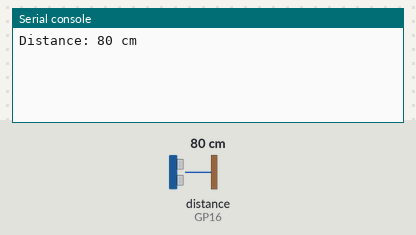
Simulated run of this program. Board: Raspberry Pi Pico running MicroPython. Parts: the last lines printed to the serial console. The inputs (shaded band) are chosen by the test bench; at power-on: distance to the obstacle (sensor on GP16) 80 cm. The echo pulse lasts 58.3 µs per cm.

Above: at 1.2 s.
1.3 s: distance to the obstacle (sensor on GP16) set to 2 cm
At 1.3 s:
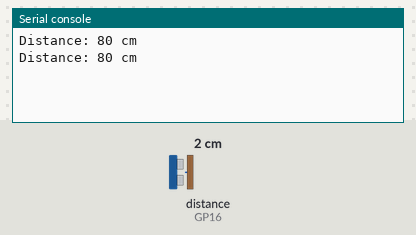
2.8 s: distance to the obstacle (sensor on GP16) set to 4 cm
At 4.3 s:
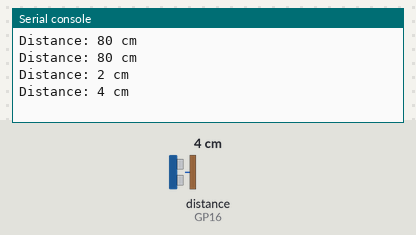
Timing chart, 0 to 5.8 s (numbered marks = the images above; inputs shaded):
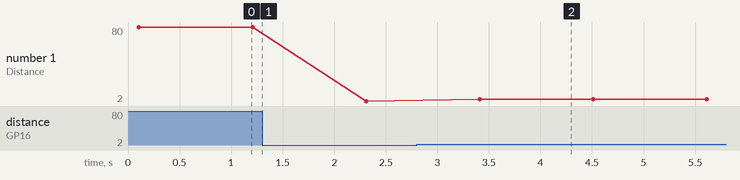

Measured:
- after the input at 2.8 s, the serial console: prints a new line after 0.61 s (image 2)
- plotted number 1: 80 → 2 after the input at 1.3 s, 2 → 4 after the input at 2.8 s

The program:

main.py
```python
from machine import Pin
import time
trig = Pin(17, Pin.OUT)
echo = Pin(16, Pin.IN, Pin.PULL_DOWN)
while True:
     trig.value(0)
     time.sleep(0.1)
     trig.value(1)
     time.sleep_us(2)
     trig.value(0)
     while echo.value()==0:
          pulse_start = time.ticks_us()
     while echo.value()==1:
          pulse_end = time.ticks_us()
     pulse_duration = pulse_end - pulse_start
     distance = pulse_duration * 17165 / 1000000
     distance = round(distance, 0)
     print ('Distance:',"{:.0f}".format(distance),'cm')
     time.sleep(1)
```
